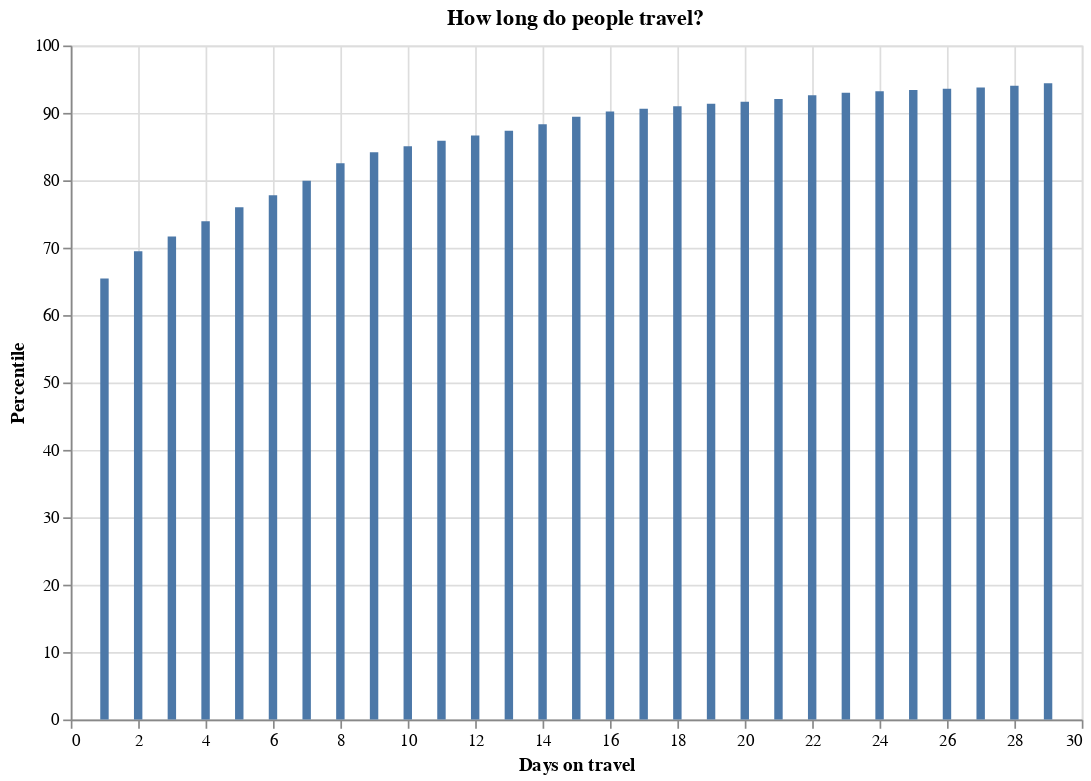

Notebook source saved alongside this figure:
### Markdown cell above
## how long do they go?

### Code cell
##show distribution of days_spent


data = df.groupby("days_spent").agg("count").reset_index()

data["group_column"] = 0

data["total"] = data.groupby("group_column")["group_id"].transform("sum")

data["perc"] = 100 * (data["group_id"]) / data["total"]

## add cumulative sum
data["cum_sum"] = data["perc"].cumsum()

# drop very long travels
data["days_spent"] = data["days_spent"] + 1
data = data.loc[data["days_spent"] < 30, :]

## plotting results.

bars = (
    alt.Chart(data)
    .mark_bar()
    .encode(
        x=alt.X("days_spent:Q", axis=alt.Axis(title="Days on travel")),
        y=alt.Y("cum_sum:Q", axis=alt.Axis(title="Percentile")),
    )
    .properties(width=600, height=400, title="How long do people travel?")
)

bars

### Figure 1 — Vega-Lite specification as saved in the notebook (floating-point values rounded to 4 significant figures)
{"config": {"view": {"continuousWidth": 400, "continuousHeight": 300}}, "data": {"name": "data-2f69c1c4c0114d7ef2ae39fdd1b2f6e0"}, "mark": "bar", "encoding": {"x": {"type": "quantitative", "axis": {"title": "Days on travel"}, "field": "days_spent"}, "y": {"type": "quantitative", "axis": {"title": "Percentile"}, "field": "cum_sum"}}, "height": 400, "title": "How long do people travel?", "width": 600, "$schema": "https://vega.github.io/schema/vega-lite/v4.0.2.json", "datasets": {"data-2f69c1c4c0114d7ef2ae39fdd1b2f6e0": [{"days_spent": 1, "user_id": 670871, "group_id": 670871, "region_group": 670871, "country_tnc_legal": 670871, "product_id": 670871, "volume": 670871, "transactions": 670871, "last_purchase": 670871, "first_purchase": 670871, "group_column": 0, "total": 1025243, "perc": 65.44, "cum_sum": 65.44}, {"days_spent": 2, "user_id": 41426, "group_id": 41426, "region_group": 41426, "country_tnc_legal": 41426, "product_id": 41426, "volume": 41426, "transactions": 41426, "last_purchase": 41426, "first_purchase": 41426, "group_column": 0, "total": 1025243, "perc": 4.041, "cum_sum": 69.48}, {"days_spent": 3, "user_id": 22481, "group_id": 22481, "region_group": 22481, "country_tnc_legal": 22481, "product_id": 22481, "volume": 22481, "transactions": 22481, "last_purchase": 22481, "first_purchase": 22481, "group_column": 0, "total": 1025243, "perc": 2.193, "cum_sum": 71.67}, {"days_spent": 4, "user_id": 23090, "group_id": 23090, "region_group": 23090, "country_tnc_legal": 23090, "product_id": 23090, "volume": 23090, "transactions": 23090, "last_purchase": 23090, "first_purchase": 23090, "group_column": 0, "total": 1025243, "perc": 2.252, "cum_sum": 73.92}, {"days_spent": 5, "user_id": 21140, "group_id": 21140, "region_group": 21140, "country_tnc_legal": 21140, "product_id": 21140, "volume": 21140, "transactions": 21140, "last_purchase": 21140, "first_purchase": 21140, "group_column": 0, "total": 1025243, "perc": 2.062, "cum_sum": 75.98}, {"days_spent": 6, "user_id": 18607, "group_id": 18607, "region_group": 18607, "country_tnc_legal": 18607, "product_id": 18607, "volume": 18607, "transactions": 18607, "last_purchase": 18607, "first_purchase": 18607, "group_column": 0, "total": 1025243, "perc": 1.815, "cum_sum": 77.8}, {"days_spent": 7, "user_id": 21942, "group_id": 21942, "region_group": 21942, "country_tnc_legal": 21942, "product_id": 21942, "volume": 21942, "transactions": 21942, "last_purchase": 21942, "first_purchase": 21942, "group_column": 0, "total": 1025243, "perc": 2.14, "cum_sum": 79.94}, {"days_spent": 8, "user_id": 26586, "group_id": 26586, "region_group": 26586, "country_tnc_legal": 26586, "product_id": 26586, "volume": 26586, "transactions": 26586, "last_purchase": 26586, "first_purchase": 26586, "group_column": 0, "total": 1025243, "perc": 2.593, "cum_sum": 82.53}, {"days_spent": 9, "user_id": 16795, "group_id": 16795, "region_group": 16795, "country_tnc_legal": 16795, "product_id": 16795, "volume": 16795, "transactions": 16795, "last_purchase": 16795, "first_purchase": 16795, "group_column": 0, "total": 1025243, "perc": 1.638, "cum_sum": 84.17}, {"days_spent": 10, "user_id": 9020, "group_id": 9020, "region_group": 9020, "country_tnc_legal": 9020, "product_id": 9020, "volume": 9020, "transactions": 9020, "last_purchase": 9020, "first_purchase": 9020, "group_column": 0, "total": 1025243, "perc": 0.8798, "cum_sum": 85.05}, {"days_spent": 11, "user_id": 8384, "group_id": 8384, "region_group": 8384, "country_tnc_legal": 8384, "product_id": 8384, "volume": 8384, "transactions": 8384, "last_purchase": 8384, "first_purchase": 8384, "group_column": 0, "total": 1025243, "perc": 0.8178, "cum_sum": 85.87}, {"days_spent": 12, "user_id": 8059, "group_id": 8059, "region_group": 8059, "country_tnc_legal": 8059, "product_id": 8059, "volume": 8059, "transactions": 8059, "last_purchase": 8059, "first_purchase": 8059, "group_column": 0, "total": 1025243, "perc": 0.7861, "cum_sum": 86.65}, {"days_spent": 13, "user_id": 6987, "group_id": 6987, "region_group": 6987, "country_tnc_legal": 6987, "product_id": 6987, "volume": 6987, "transactions": 6987, "last_purchase": 6987, "first_purchase": 6987, "group_column": 0, "total": 1025243, "perc": 0.6815, "cum_sum": 87.33}, {"days_spent": 14, "user_id": 9981, "group_id": 9981, "region_group": 9981, "country_tnc_legal": 9981, "product_id": 9981, "volume": 9981, "transactions": 9981, "last_purchase": 9981, "first_purchase": 9981, "group_column": 0, "total": 1025243, "perc": 0.9735, "cum_sum": 88.31}, {"days_spent": 15, "user_id": 11670, "group_id": 11670, "region_group": 11670, "country_tnc_legal": 11670, "product_id": 11670, "volume": 11670, "transactions": 11670, "last_purchase": 11670, "first_purchase": 11670, "group_column": 0, "total": 1025243, "perc": 1.138, "cum_sum": 89.45}, {"days_spent": 16, "user_id": 7793, "group_id": 7793, "region_group": 7793, "country_tnc_legal": 7793, "product_id": 7793, "volume": 7793, "transactions": 7793, "last_purchase": 7793, "first_purchase": 7793, "group_column": 0, "total": 1025243, "perc": 0.7601, "cum_sum": 90.21}, {"days_spent": 17, "user_id": 4117, "group_id": 4117, "region_group": 4117, "country_tnc_legal": 4117, "product_id": 4117, "volume": 4117, "transactions": 4117, "last_purchase": 4117, "first_purchase": 4117, "group_column": 0, "total": 1025243, "perc": 0.4016, "cum_sum": 90.61}, {"days_spent": 18, "user_id": 3839, "group_id": 3839, "region_group": 3839, "country_tnc_legal": 3839, "product_id": 3839, "volume": 3839, "transactions": 3839, "last_purchase": 3839, "first_purchase": 3839, "group_column": 0, "total": 1025243, "perc": 0.3744, "cum_sum": 90.98}, {"days_spent": 19, "user_id": 3668, "group_id": 3668, "region_group": 3668, "country_tnc_legal": 3668, "product_id": 3668, "volume": 3668, "transactions": 3668, "last_purchase": 3668, "first_purchase": 3668, "group_column": 0, "total": 1025243, "perc": 0.3578, "cum_sum": 91.34}, {"days_spent": 20, "user_id": 3057, "group_id": 3057, "region_group": 3057, "country_tnc_legal": 3057, "product_id": 3057, "volume": 3057, "transactions": 3057, "last_purchase": 3057, "first_purchase": 3057, "group_column": 0, "total": 1025243, "perc": 0.2982, "cum_sum": 91.64}, {"days_spent": 21, "user_id": 4310, "group_id": 4310, "region_group": 4310, "country_tnc_legal": 4310, "product_id": 4310, "volume": 4310, "transactions": 4310, "last_purchase": 4310, "first_purchase": 4310, "group_column": 0, "total": 1025243, "perc": 0.4204, "cum_sum": 92.06}, {"days_spent": 22, "user_id": 5592, "group_id": 5592, "region_group": 5592, "country_tnc_legal": 5592, "product_id": 5592, "volume": 5592, "transactions": 5592, "last_purchase": 5592, "first_purchase": 5592, "group_column": 0, "total": 1025243, "perc": 0.5454, "cum_sum": 92.6}, {"days_spent": 23, "user_id": 3786, "group_id": 3786, "region_group": 3786, "country_tnc_legal": 3786, "product_id": 3786, "volume": 3786, "transactions": 3786, "last_purchase": 3786, "first_purchase": 3786, "group_column": 0, "total": 1025243, "perc": 0.3693, "cum_sum": 92.97}, {"days_spent": 24, "user_id": 2298, "group_id": 2298, "region_group": 2298, "country_tnc_legal": 2298, "product_id": 2298, "volume": 2298, "transactions": 2298, "last_purchase": 2298, "first_purchase": 2298, "group_column": 0, "total": 1025243, "perc": 0.2241, "cum_sum": 93.2}, {"days_spent": 25, "user_id": 2078, "group_id": 2078, "region_group": 2078, "country_tnc_legal": 2078, "product_id": 2078, "volume": 2078, "transactions": 2078, "last_purchase": 2078, "first_purchase": 2078, "group_column": 0, "total": 1025243, "perc": 0.2027, "cum_sum": 93.4}, {"days_spent": 26, "user_id": 2028, "group_id": 2028, "region_group": 2028, "country_tnc_legal": 2028, "product_id": 2028, "volume": 2028, "transactions": 2028, "last_purchase": 2028, "first_purchase": 2028, "group_column": 0, "total": 1025243, "perc": 0.1978, "cum_sum": 93.6}, {"days_spent": 27, "user_id": 1732, "group_id": 1732, "region_group": 1732, "country_tnc_legal": 1732, "product_id": 1732, "volume": 1732, "transactions": 1732, "last_purchase": 1732, "first_purchase": 1732, "group_column": 0, "total": 1025243, "perc": 0.1689, "cum_sum": 93.77}, {"days_spent": 28, "user_id": 2497, "group_id": 2497, "region_group": 2497, "country_tnc_legal": 2497, "product_id": 2497, "volume": 2497, "transactions": 2497, "last_purchase": 2497, "first_purchase": 2497, "group_column": 0, "total": 1025243, "perc": 0.2436, "cum_sum": 94.01}, {"days_spent": 29, "user_id": 3891, "group_id": 3891, "region_group": 3891, "country_tnc_legal": 3891, "product_id": 3891, "volume": 3891, "transactions": 3891, "last_purchase": 3891, "first_purchase": 3891, "group_column": 0, "total": 1025243, "perc": 0.3795, "cum_sum": 94.39}]}}
